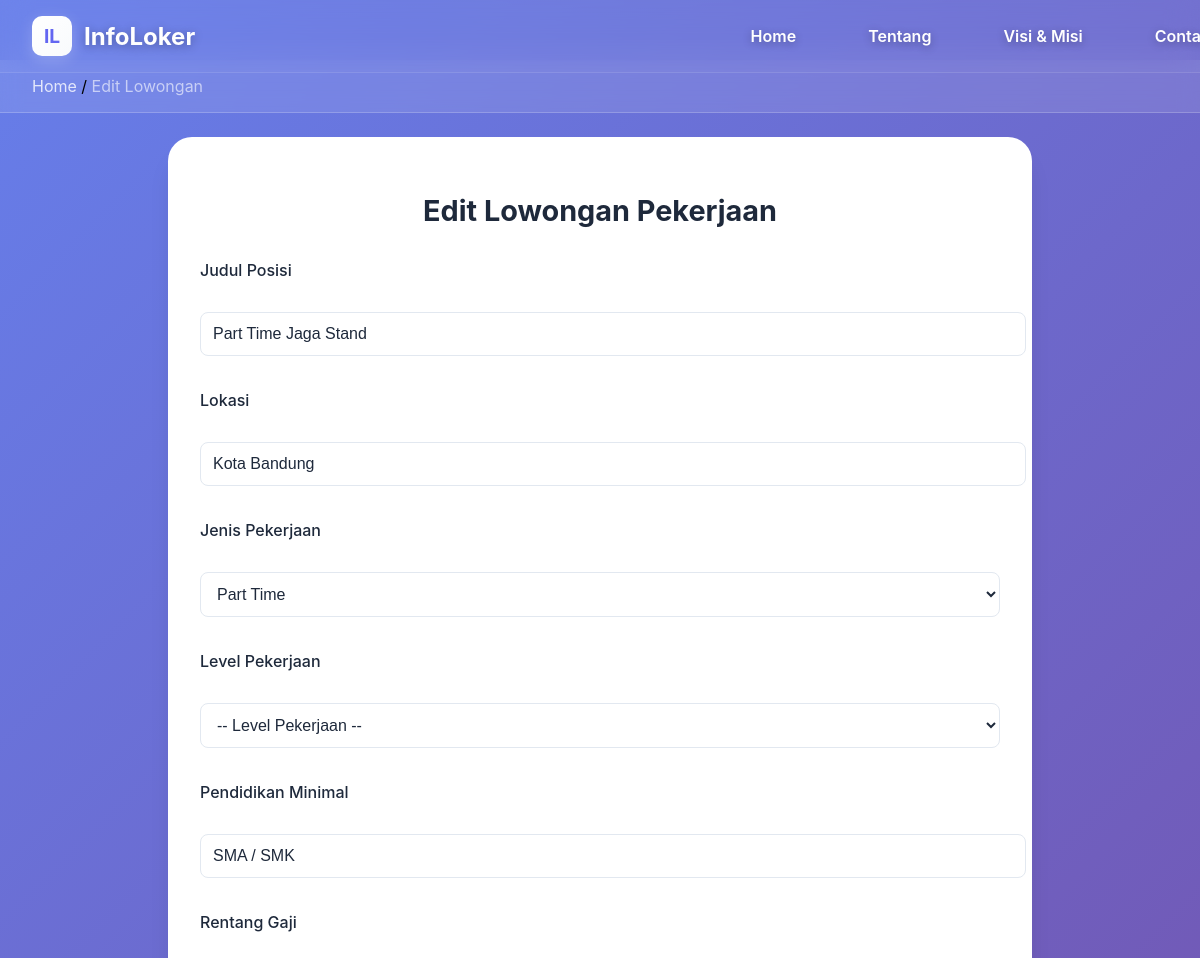
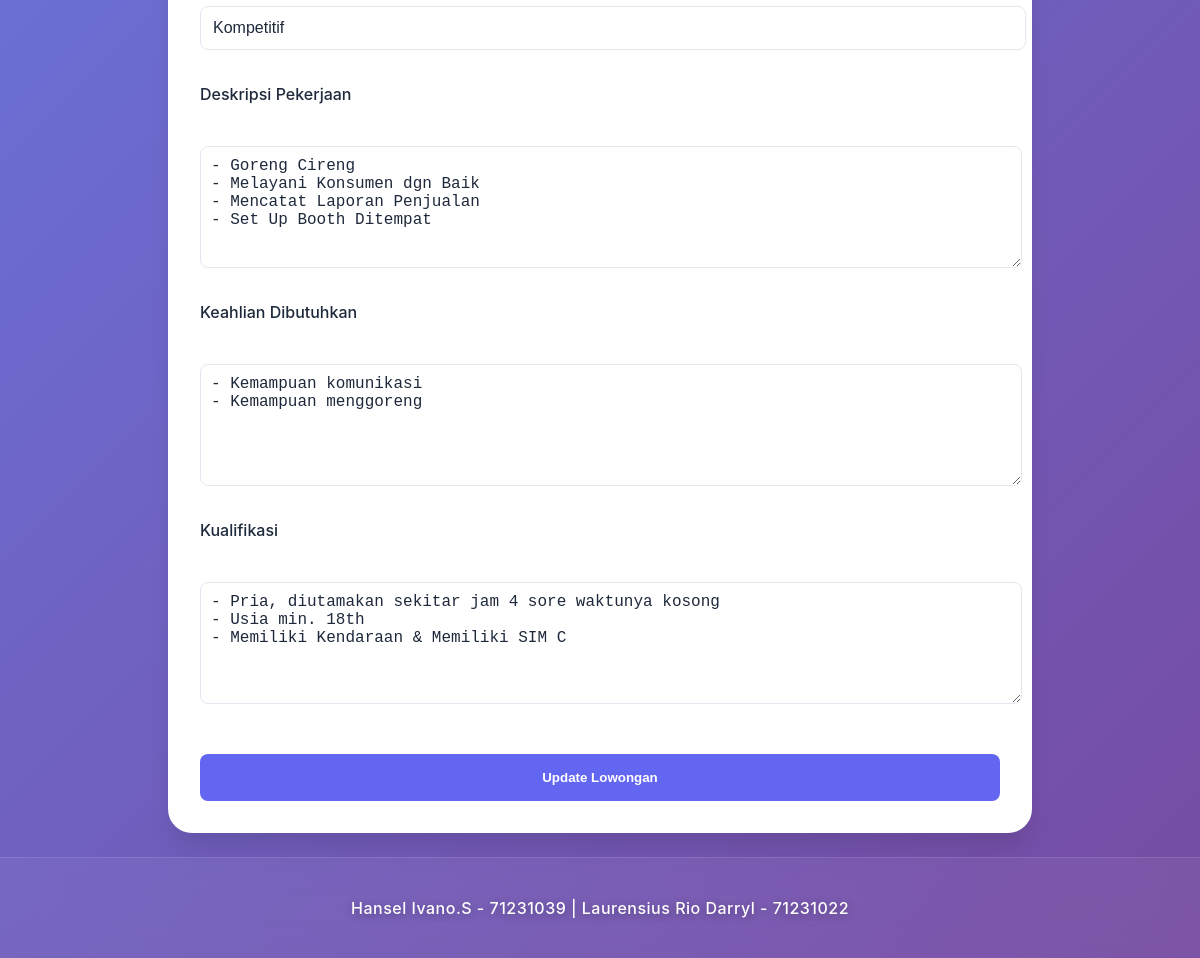
The page /Perusahaan/edit_lowongan.php?id=1 (signed in) on the database its author committed (2 pictures, top to bottom).
### tables this page shows
CREATE TABLE `lowongan` (
  `id` int(11) NOT NULL,
  `perusahaan_id` int(11) DEFAULT NULL,
  `judul` varchar(100) DEFAULT NULL,
  `lokasi` varchar(100) DEFAULT NULL,
  `jenis_pekerjaan` varchar(50) DEFAULT NULL,
  `level_pekerjaan` varchar(50) DEFAULT NULL,
  `pendidikan` varchar(100) DEFAULT NULL,
  `gaji` varchar(50) DEFAULT NULL,
  `deskripsi` text DEFAULT NULL,
  `keahlian` text DEFAULT NULL,
  `kualifikasi` text DEFAULT NULL,
  `tanggal_posting` date DEFAULT NULL
);

### Perusahaan/edit_lowongan.php (the view, shortened to what this page needs)
<?php
require '../koneksi.php';
$userId = $_SESSION['id'];
$lowonganId = $_GET['id'] ?? null;
$getPerusahaan = mysqli_query($conn, "SELECT * FROM perusahaan WHERE user_id = $userId");
$perusahaan = mysqli_fetch_assoc($getPerusahaan);
$perusahaanId = $perusahaan['id'];
$cek = mysqli_query($conn, "SELECT * FROM lowongan WHERE id = $lowonganId AND perusahaan_id = $perusahaanId");
$lowongan = mysqli_fetch_assoc($cek);
?>
<!DOCTYPE html>
<html lang="id">
<head>
    <link rel="stylesheet" href="lowongan.css">
</head>
<body>
<?php include '../partials/header.php'; ?>
<nav class="breadcrumb">
    <div class="breadcrumb-content">
        <a href="../Dashboard/dashboard_perusahaan.php">Home</a> / <span>Edit Lowongan</span>
    </div>
</nav>
<section id="apply">
    <h2>Edit Lowongan Pekerjaan</h2>
    <form method="POST">
        <label>Judul Posisi</label>
        <input type="text" name="judul" value="<?= htmlspecialchars($lowongan['judul']) ?>" required>
        <label>Lokasi</label>
        <input type="text" name="lokasi" value="<?= htmlspecialchars($lowongan['lokasi']) ?>" required>
        <label>Jenis Pekerjaan</label>
        <select name="jenis_pekerjaan" required>
            <option <?= $lowongan['jenis_pekerjaan'] === 'Part Time' ? 'selected' : '' ?>>Part Time</option>
        </select>
        <label>Level Pekerjaan</label>
        <select name="level_pekerjaan" required>
            <option <?= $lowongan['level_pekerjaan'] === '-- Level Pekerjaan --' ? 'selected' : '' ?>>-- Level Pekerjaan --</option>
        </select>
        <label>Pendidikan Minimal</label>
        <input type="text" name="pendidikan" value="<?= htmlspecialchars($lowongan['pendidikan']) ?>" required>
        <label>Rentang Gaji</label>
        <input type="text" name="gaji" value="<?= htmlspecialchars($lowongan['gaji']) ?>" required>
        <label>Deskripsi Pekerjaan</label>
        <textarea name="deskripsi" rows="5" required><?= htmlspecialchars($lowongan['deskripsi']) ?></textarea>
        <label>Keahlian Dibutuhkan</label>
        <textarea name="keahlian" rows="4" required><?= htmlspecialchars($lowongan['keahlian']) ?></textarea>
        <label>Kualifikasi</label>
        <textarea name="kualifikasi" rows="4" required><?= htmlspecialchars($lowongan['kualifikasi']) ?></textarea>
        <button type="submit" class="tombol-lamaran">Update Lowongan</button>
    </form>
</section>
<?php include '../partials/footer.php'; ?>
</body>
</html>

### Perusahaan/lowongan.css (style rules this page uses)
:root { --primary-color: #6366f1; --primary-hover: #5856eb; --secondary-color: #f1f5f9; --text-primary: #1e293b; --text-secondary: #64748b; --border-color: #e2e8f0; --white: #ffffff; --shadow: 0 4px 6px -1px rgba(0, 0, 0, 0.1); --shadow-lg: 0 20px 25px -5px rgba(0, 0, 0, 0.1); }
body { font-family: 'Inter', sans-serif; margin: 0; padding: 0; background: linear-gradient(135deg, #667eea 0%, #764ba2 100%); min-height: 100vh; }
#apply { max-width: 800px; margin: 1.5rem auto; padding: 2rem; background: var(--white); border-radius: 24px; box-shadow: var(--shadow-lg); }
#apply h2 { color: var(--text-primary); margin-bottom: 2rem; text-align: center; font-size: 1.8rem; }
form { display: flex; flex-direction: column; gap: 1.5rem; }
label { color: var(--text-primary); font-weight: 500; margin-bottom: 0.5rem; display: block; }
input, select, textarea { width: 100%; padding: 0.75rem; border: 1px solid var(--border-color); border-radius: 8px; font-size: 1rem; color: var(--text-primary); background: var(--white); transition: border-color 0.3s ease; }
textarea { resize: vertical; min-height: 100px; }
.tombol-lamaran { background: var(--primary-color); color: var(--white); border: none; padding: 1rem 2rem; border-radius: 8px; font-weight: 600; cursor: pointer; transition: all 0.3s ease; margin-top: 1rem; }
.breadcrumb { background: rgba(255, 255, 255, 0.1); backdrop-filter: blur(10px); border-bottom: 1px solid rgba(255, 255, 255, 0.2); margin-top: 60px; }
.breadcrumb-content { max-width: 1200px; margin: 0 auto; padding: 1rem 2rem; }
.breadcrumb a { color: var(--white); text-decoration: none; opacity: 0.8; transition: opacity 0.3s ease; }
.breadcrumb span { color: var(--white); opacity: 0.6; }

### Perusahaan/edit_lowongan.php (style rules this page uses)
textarea { width: 100%; padding: 10px; margin: 10px 0; }
input, select { margin-bottom: 10px; }

### rows shown on the page
lowongan: judul "Part Time Jaga Stand", lokasi "Kota Bandung", jenis_pekerjaan "Part Time", pendidikan "SMA / SMK", gaji "Kompetitif", deskripsi "- Goreng Cireng - Melayani Konsumen dgn Baik - Mencatat Laporan Penjualan - Set Up Booth Ditempat", keahlian "- Kemampuan komunikasi - Kemampuan menggoreng", kualifikasi "- Pria, diutamakan sekitar jam 4 sore waktunya kosong - Usia min. 18th - Memiliki Kendaraan & Memiliki SIM C"
